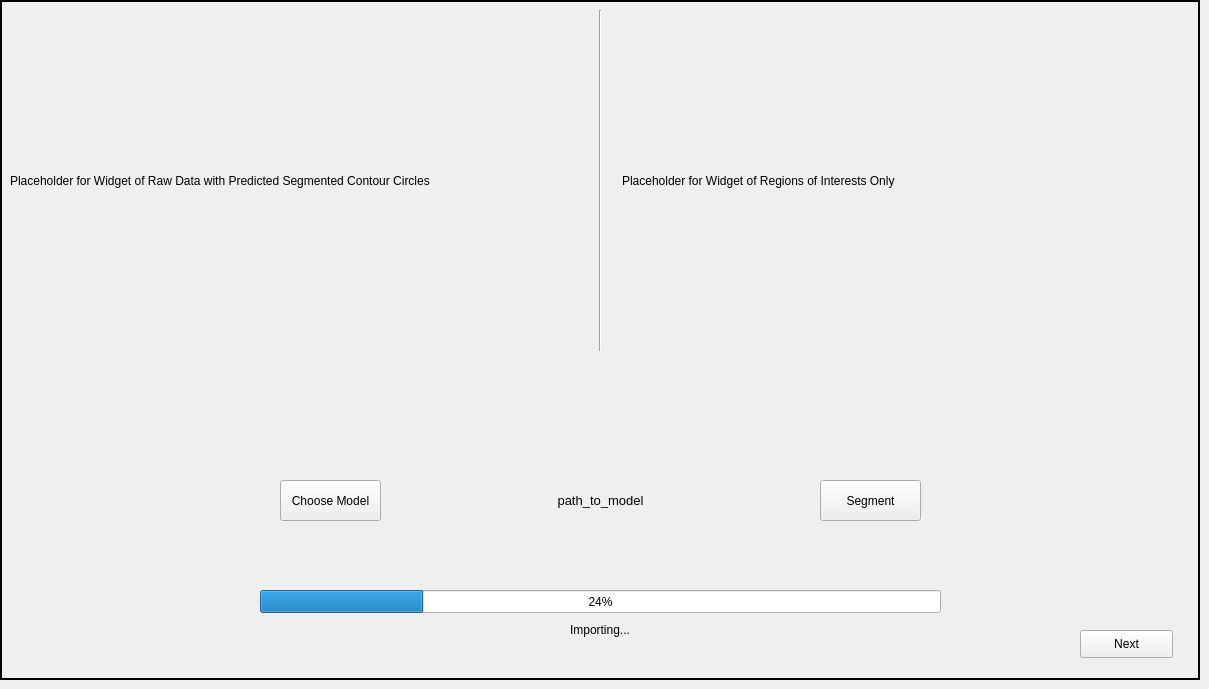
     <widget class="QWidget" name="SegmentationTab">
      <property name="sizePolicy">
       <sizepolicy hsizetype="Preferred" vsizetype="Preferred">
        <horstretch>0</horstretch>
        <verstretch>0</verstretch>
       </sizepolicy>
      </property>
      <attribute name="title">
       <string>Segmentation</string>
      </attribute>
      <widget class="QFrame" name="SegmentationFrame">
       <property name="geometry">
        <rect>
         <x>0</x>
         <y>0</y>
         <width>1200</width>
         <height>680</height>
        </rect>
       </property>
       <property name="frameShape">
        <enum>QFrame::WinPanel</enum>
       </property>
       <property name="frameShadow">
        <enum>QFrame::Plain</enum>
       </property>
       <property name="lineWidth">
        <number>10</number>
       </property>
       <property name="midLineWidth">
        <number>10</number>
       </property>
       <widget class="QWidget" name="horizontalLayoutWidget_7">
        <property name="geometry">
         <rect>
          <x>0</x>
          <y>0</y>
          <width>1201</width>
          <height>361</height>
         </rect>
        </property>
        <layout class="QHBoxLayout" name="horizontalLayout_3">
         <property name="spacing">
          <number>20</number>
         </property>
         <property name="leftMargin">
          <number>10</number>
         </property>
         <property name="topMargin">
          <number>10</number>
         </property>
         <property name="rightMargin">
          <number>10</number>
         </property>
         <property name="bottomMargin">
          <number>10</number>
         </property>
         <item>
          <widget class="QLabel" name="SegmentedDataPreview">
           <property name="text">
            <string>Placeholder for Widget of Raw Data with Predicted Segmented Contour Circles</string>
           </property>
          </widget>
         </item>
         <item>
          <widget class="Line" name="line_5">
           <property name="orientation">
            <enum>Qt::Vertical</enum>
           </property>
          </widget>
         </item>
         <item>
          <widget class="QLabel" name="SegmentedWeightedRegionsOfInterest">
           <property name="text">
            <string>Placeholder for Widget of Regions of Interests Only</string>
           </property>
          </widget>
         </item>
        </layout>
       </widget>
       <widget class="QProgressBar" name="SegmentationProgressBar">
        <property name="geometry">
         <rect>
          <x>260</x>
          <y>590</y>
          <width>681</width>
          <height>23</height>
         </rect>
        </property>
        <property name="layoutDirection">
         <enum>Qt::LeftToRight</enum>
        </property>
        <property name="value">
         <number>24</number>
        </property>
       </widget>
       <widget class="QLabel" name="ModelPath">
        <property name="geometry">
         <rect>
          <x>390</x>
          <y>480</y>
          <width>421</width>
          <height>41</height>
         </rect>
        </property>
        <property name="layoutDirection">
         <enum>Qt::RightToLeft</enum>
        </property>
        <property name="text">
         <string>&lt;html&gt;&lt;head/&gt;&lt;body&gt;&lt;p align=&quot;center&quot;&gt;&lt;span style=&quot; font-size:10pt;&quot;&gt;path_to_model&lt;/span&gt;&lt;/p&gt;&lt;/body&gt;&lt;/html&gt;</string>
        </property>
       </widget>
       <widget class="QLabel" name="SegmentationProgressLabel">
        <property name="geometry">
         <rect>
          <x>450</x>
          <y>610</y>
          <width>300</width>
          <height>41</height>
         </rect>
        </property>
        <property name="layoutDirection">
         <enum>Qt::RightToLeft</enum>
        </property>
        <property name="text">
         <string>&lt;html&gt;&lt;head/&gt;&lt;body&gt;&lt;p align=&quot;center&quot;&gt;Importing...&lt;/p&gt;&lt;/body&gt;&lt;/html&gt;</string>
        </property>
       </widget>
       <widget class="QPushButton" name="nextToTraceExtractionButton">
        <property name="geometry">
         <rect>
          <x>1080</x>
          <y>630</y>
          <width>93</width>
          <height>28</height>
         </rect>
        </property>
        <property name="autoFillBackground">
         <bool>false</bool>
        </property>
        <property name="text">
         <string>Next</string>
        </property>
        <property name="autoDefault">
         <bool>false</bool>
        </property>
        <property name="default">
         <bool>false</bool>
        </property>
        <property name="flat">
         <bool>false</bool>
        </property>
       </widget>
       <widget class="QPushButton" name="ChooseModelButton">
        <property name="geometry">
         <rect>
          <x>280</x>
          <y>480</y>
          <width>101</width>
          <height>41</height>
         </rect>
        </property>
        <property name="font">
         <font>
          <pointsize>9</pointsize>
          <weight>50</weight>
          <italic>false</italic>
          <bold>false</bold>
          <underline>false</underline>
          <strikeout>false</strikeout>
          <kerning>true</kerning>
         </font>
        </property>
        <property name="mouseTracking">
         <bool>false</bool>
        </property>
        <property name="text">
         <string>Choose Model</string>
        </property>
       </widget>
       <widget class="QPushButton" name="SegmentButton">
        <property name="geometry">
         <rect>
          <x>820</x>
          <y>480</y>
          <width>101</width>
          <height>41</height>
         </rect>
        </property>
        <property name="font">
         <font>
          <pointsize>9</pointsize>
          <weight>50</weight>
          <italic>false</italic>
          <bold>false</bold>
          <underline>false</underline>
          <strikeout>false</strikeout>
          <kerning>true</kerning>
         </font>
        </property>
        <property name="mouseTracking">
         <bool>false</bool>
        </property>
        <property name="text">
         <string>Segment</string>
        </property>
       </widget>
      </widget>
     </widget>
